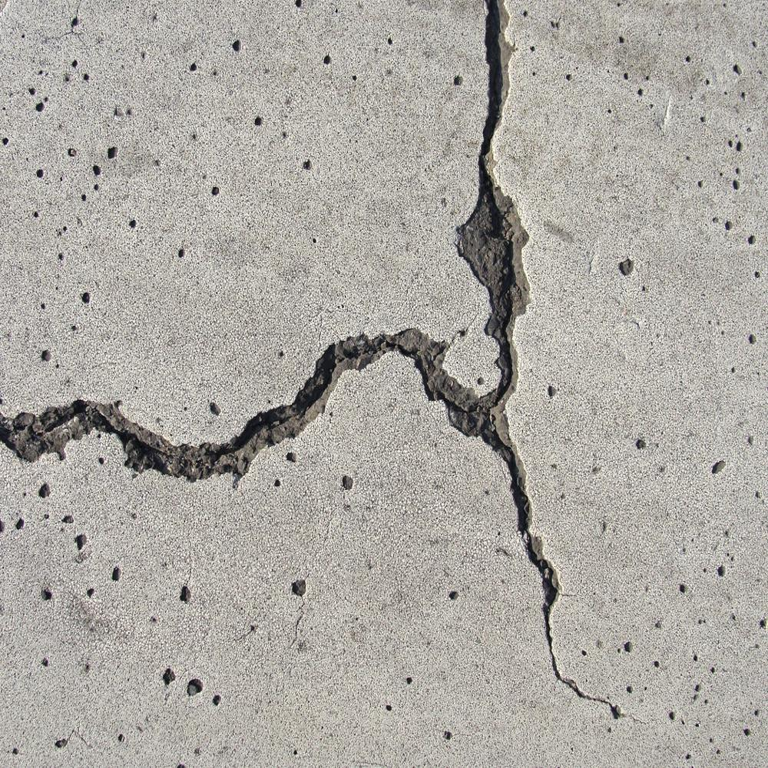
#> input picture dataset/crackconcrete/test/001.png, 768 x 768 px
$ python -i image.py   (imports and definitions only)
#> lines starting #> are read from the running program, lines starting #| are printed output that depends on the picture
#> further down, picture is the input picture: shape (768, 768, 3); mean B, G, R 164.3, 170, 173.3
import setting.constant as const
import numpy as np
import cv2

# [35 lines left out: functions overlay, light, threshold, gauss_filter, median_filter, not called in this run]

def equalize_light(image, limit=3, grid=(7,7), gray=False):
#> called with limit = 3, grid = (7, 7), gray = False
    if (len(image.shape) == 2):
        image = cv2.cvtColor(image, cv2.COLOR_GRAY2BGR)
        gray = True

    clahe = cv2.createCLAHE(clipLimit=limit, tileGridSize=grid)
    lab = cv2.cvtColor(image, cv2.COLOR_BGR2LAB)
#> lab: shape (768, 768, 3); mean of channels 0, 1, 2 177.1, 128.2, 131.4
    l, a, b = cv2.split(lab)

    cl = clahe.apply(l)
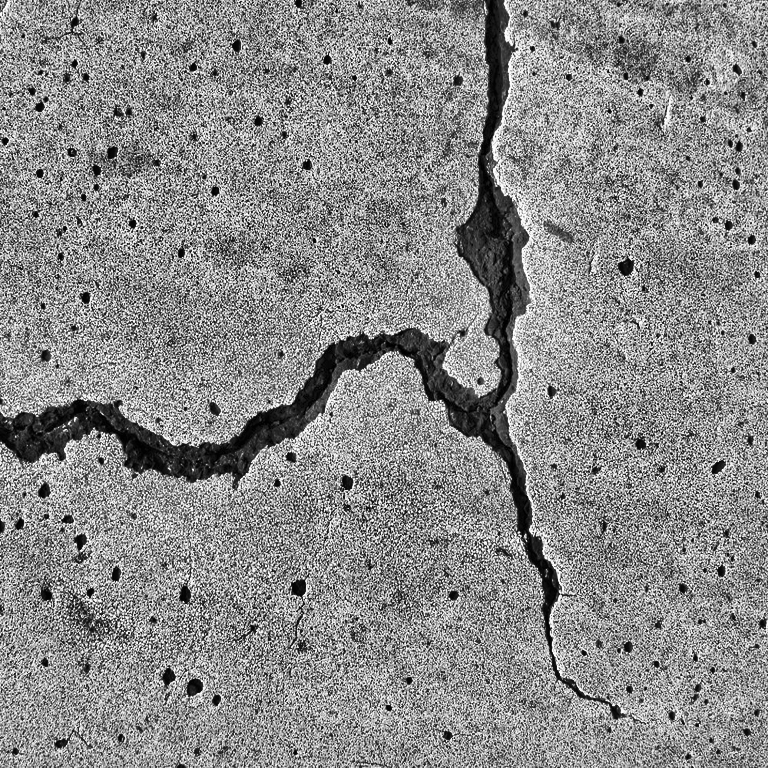
#> cl: shape (768, 768); min 0, max 255, mean 138.4
    limg = cv2.merge((cl,a,b))
#> limg: shape (768, 768, 3); mean of channels 0, 1, 2 138.4, 128.2, 131.4

    image = cv2.cvtColor(limg, cv2.COLOR_LAB2BGR)
    if gray:
        image = cv2.cvtColor(image, cv2.COLOR_BGR2GRAY)

    return np.uint8(image)

# [19 lines left out: functions back_in_black, edges, not called in this run]

def equalize_hist(image):
    image = cv2.equalizeHist(image)
    return np.uint8(image)

# [40 lines left out: function otsu, not called in this run]

>>> import cv2
>>> picture = cv2.imread('../../dataset/crackconcrete/test/001.png')
>>> result = equalize_light(picture)

$ run again, on dataset/crackconcrete/test/002.png
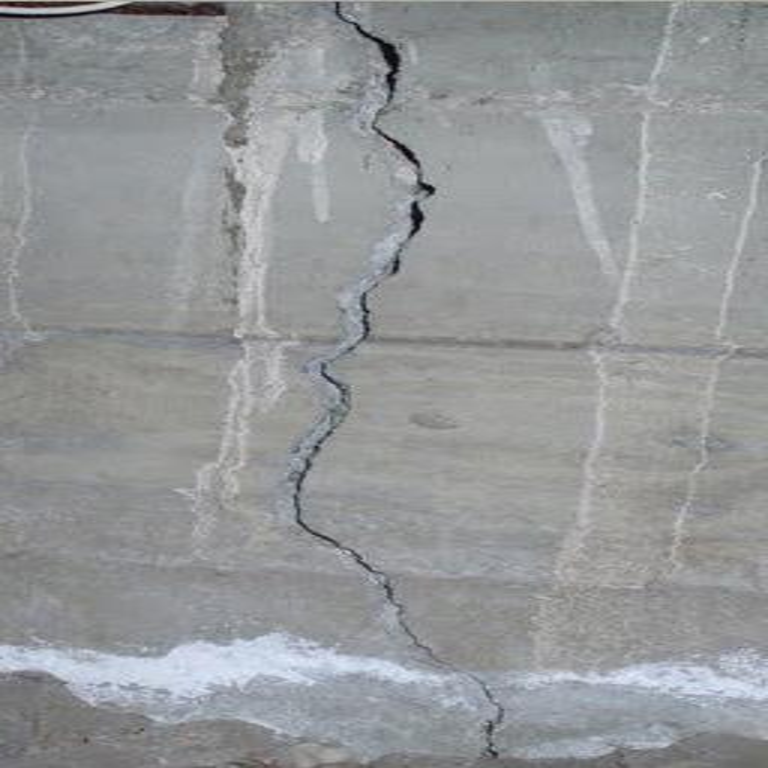
#> input picture dataset/crackconcrete/test/002.png, 768 x 768 px
#> picture is the input picture: shape (768, 768, 3); mean B, G, R 153.1, 151.5, 149.1
#> lab: shape (768, 768, 3); mean of channels 0, 1, 2 159.3, 127.5, 126.8
#> in equalize_light, `l, a, b = cv2.split(lab)`:
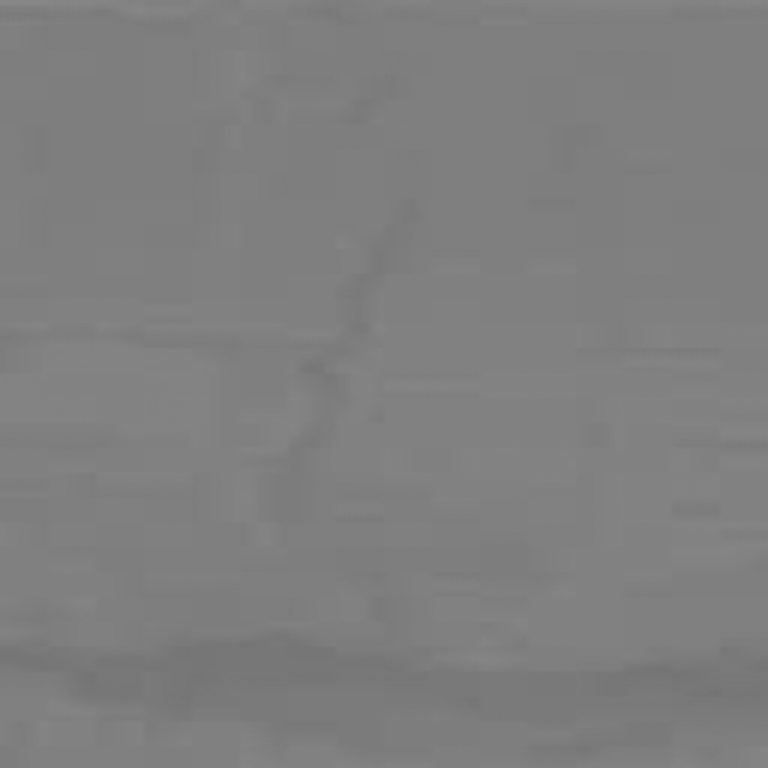
#> b: shape (768, 768); min 115, max 136, mean 126.8
#> in equalize_light, `cl = clahe.apply(l)`:
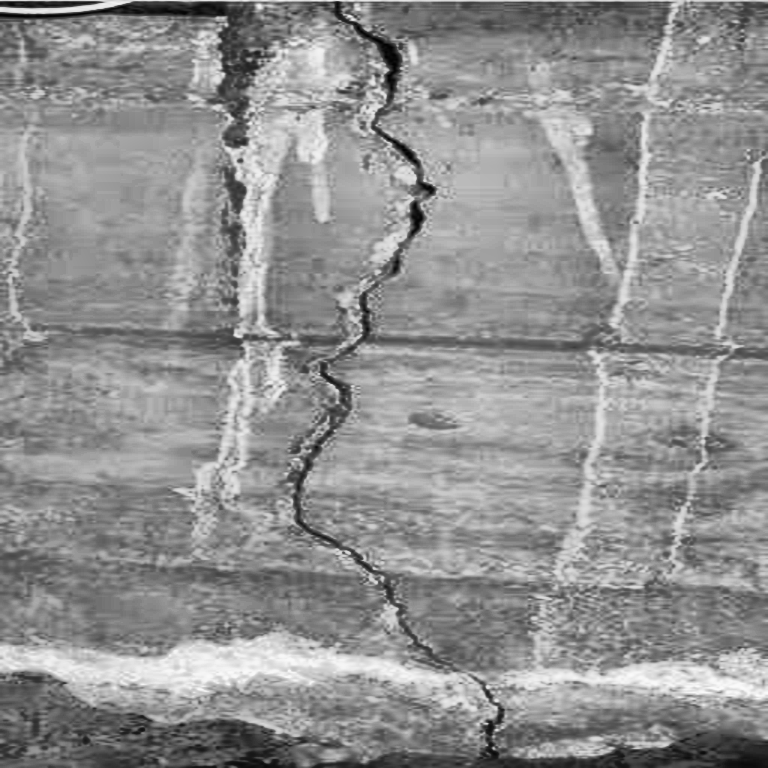
#> cl: shape (768, 768); min 1, max 251, mean 145
#> limg: shape (768, 768, 3); mean of channels 0, 1, 2 145, 127.5, 126.8

$ run again, on dataset/crackconcrete/test/003.png
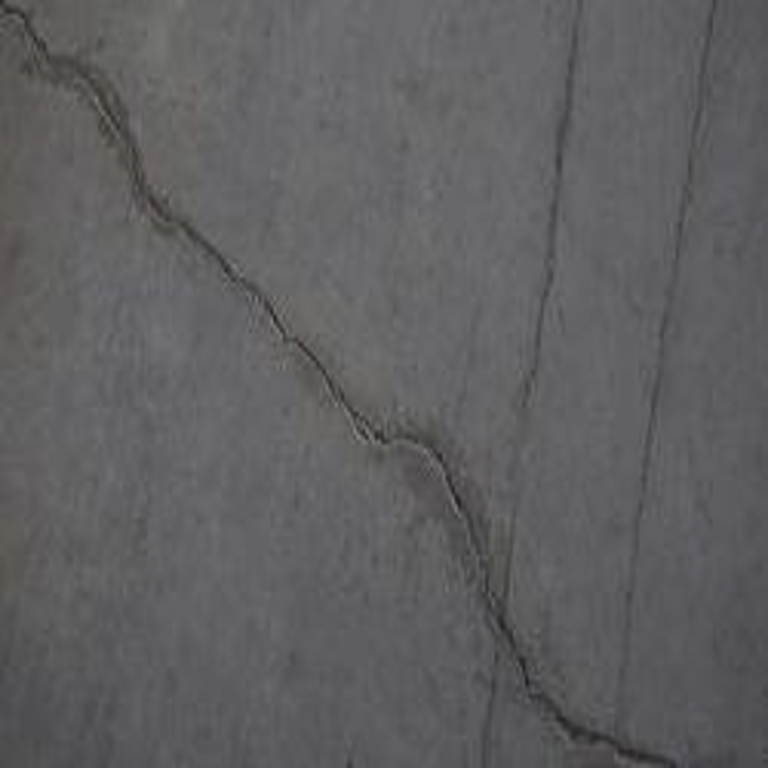
#> input picture dataset/crackconcrete/test/003.png, 768 x 768 px
#> picture is the input picture: shape (768, 768, 3); mean B, G, R 96.9, 95.6, 95.8
#> lab: shape (768, 768, 3); mean of channels 0, 1, 2 103.5, 128.1, 127.4
#> in equalize_light, `cl = clahe.apply(l)`:
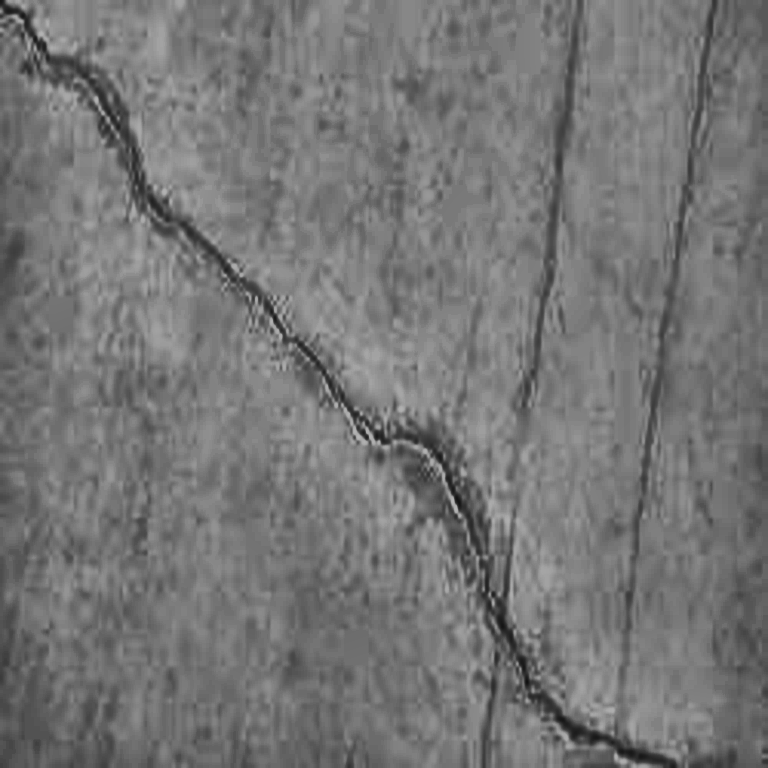
#> cl: shape (768, 768); min 17, max 182, mean 117.6
#> limg: shape (768, 768, 3); mean of channels 0, 1, 2 117.6, 128.1, 127.4

$ run again, on dataset/crackconcrete/test/004.png
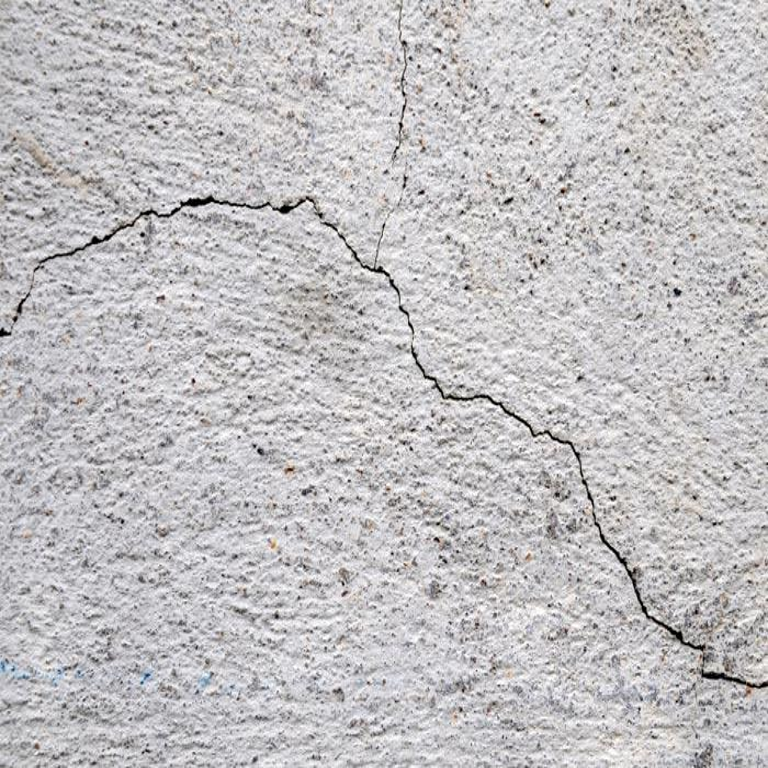
#> input picture dataset/crackconcrete/test/004.png, 768 x 768 px
#> picture is the input picture: shape (768, 768, 3); mean B, G, R 193.8, 191.8, 193.7
#> lab: shape (768, 768, 3); mean of channels 0, 1, 2 198.1, 128.9, 127.4
#> in equalize_light, `cl = clahe.apply(l)`:
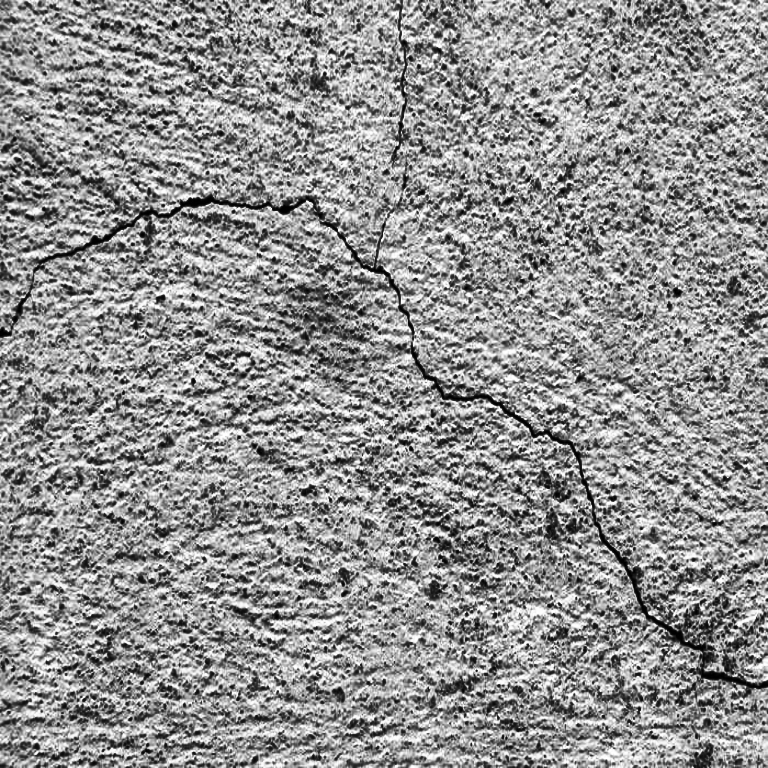
#> cl: shape (768, 768); min 0, max 255, mean 145.2
#> limg: shape (768, 768, 3); mean of channels 0, 1, 2 145.2, 128.9, 127.4
